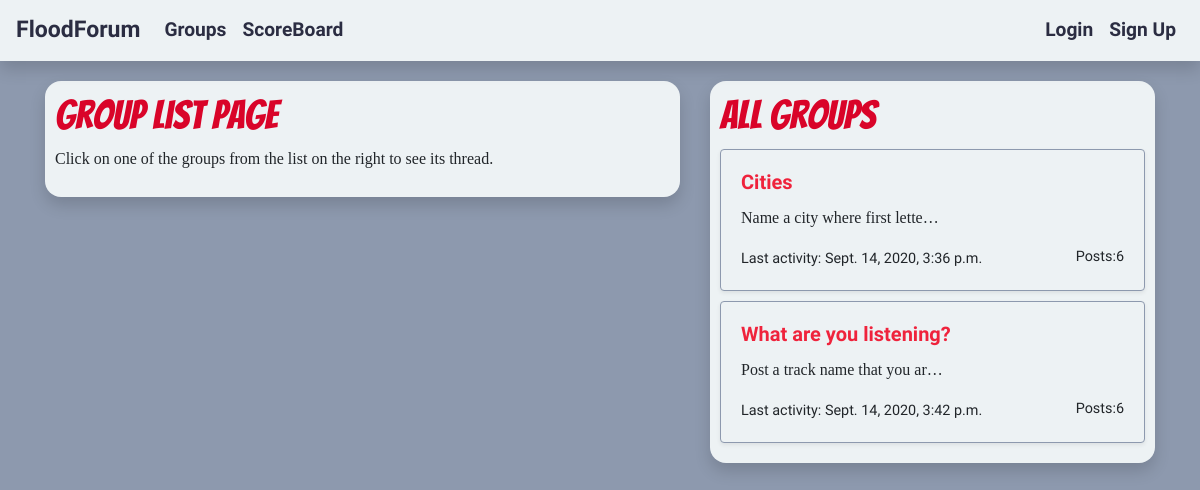
The app's page /groups/ with its own data.
### groups/models.py (models this page shows, shortened)
class Group(models.Model):
    name = models.CharField(max_length = 200, unique = True)
    slug = models.CharField(max_length = 200)
    description = models.TextField(max_length = 1000)
    owner = models.ForeignKey(settings.AUTH_USER_MODEL, related_name = "own_groups", on_delete=models.CASCADE)
    members = models.ManyToManyField(settings.AUTH_USER_MODEL, through = "GroupMembership")

### posts/models.py (models this page shows, shortened)
class Post(models.Model):
    group = models.ForeignKey(Group, related_name = "group_posts", on_delete=models.CASCADE)
    author = models.ForeignKey(settings.AUTH_USER_MODEL, related_name = "my_posts", on_delete=models.CASCADE)
    text = models.TextField()
    text_html = models.TextField(default="")
    created_at = models.DateTimeField(default=timezone.now)
    voters = models.ManyToManyField(settings.AUTH_USER_MODEL, through = "PostVotes")
    up_votes = models.IntegerField(default=0)
    down_votes = models.IntegerField(default=0)
    class Meta:
        ordering = ['-created_at']

### groups/views.py (the view)
# urls.py: path('', GroupListView.as_view(), name='group_list'),
class GroupListView(ListView):
    model = Group

### groups/templates/groups/group_list.html (shortened to what this page needs)
{% extends "common_base.html" %}
{% block base_top %}
  <h1>Group list page</h1>
  <p>Click on one of the groups from the list on the right to see its thread.</p>
{% endblock base_top %}
{% block base_right %}
  <h1>All Groups</h1>
  {% for group in group_list %}
  {% include "_group.html" with group=group %}
  {% endfor %}
{% endblock base_right %}

### groups/templates/groups/_group.html
<div class="card group-item shadow-sm"
     onclick="location.href='{% url "groups:group_detail" group.slug %}'"
     style="cursor: pointer";>
  <div class="card-body">
    <h5 class="card-title group-card-title">{{group.name}}</h5>
    <p class="card-text">{{group.description|truncatechars:30}}</p>
    <span class="font-weight-lighter">Last activity: {{group.group_posts.all.0.created_at}}</span>
    <span class="font-weight-lighter float-right">Posts:{{group.group_posts.all.count}}</span>
  </div>
</div>

### static/css/master.css (style rules this page uses)
body { background-color: #8D99AE; font-family: 'Cairo', sans-serif; }
h1, h2 { color: #d90429; font-family: 'Bangers', cursive; }
h5, p { font-family: none; }
.font-weight-lighter { font-size: 0.9em; }
.group-item { background-color: inherit; margin-top: 10px; margin-bottom: 10px; border-color: #8d99ae; }
.group-card-title { font-weight: bold; color: #ef233c; font-family: 'Cairo', sans-serif; }

### records on screen
Group: name "Cities", description "Name a city where first lette…", group_posts.all.0.created_at "Sept. 14, 2020, 3:36 p.m.", group_posts.all.count "6"
Group: name "What are you listening?", description "Post a track name that you ar…", group_posts.all.0.created_at "Sept. 14, 2020, 3:42 p.m.", group_posts.all.count "6"
